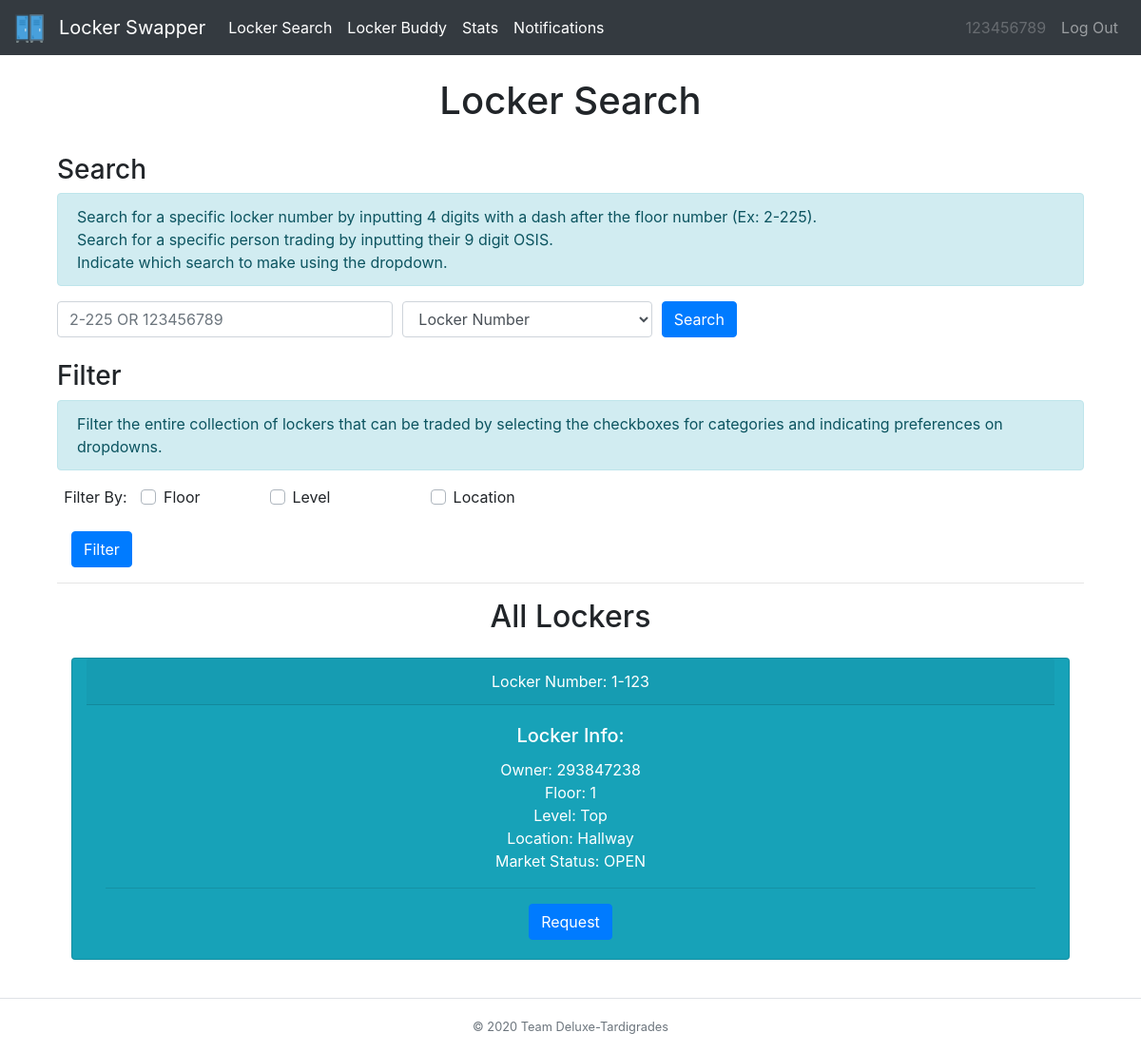
The app's page /locker (signed in) with its own data.
### tables this page shows
CREATE TABLE transaction_tbl (locker INT, recipient INT, sender INT, status INT, request TEXT, floor INT);

CREATE TABLE locker_tbl (locker INT, owner TEXT, combo TEXT, floor INT, level INT, location TEXT, status TEXT);

### __init__.py (the view)
@app.route("/locker")
@login_required
def locker():
    user = session['osis']
    all = db_manager.tradeableLockers()
    to = db_manager.getTransactionTo(session["osis"])
    sender = db_manager.getTransactionFrom(session["osis"])
    return render_template("locker.html",user=user,all=all,results=[],to=to,sender=sender,heading="Locker Search")

### __init__.py (called while the page is built)
def login_required(f):
    @wraps(f)
    def dec(*args, **kwargs):
        if 'osis' in session:
            return f(*args, **kwargs)
        flash('You must be logged in to view this page!', 'danger')
        return redirect('/')
    return dec

### db_builder.py (called while the page is built)
def exec(cmd):
    db = sqlite3.connect(DB_FILE)
    c = db.cursor()
    output = c.execute(cmd)
    db.commit()
    return output

def execmany(cmd, inputs):
    db = sqlite3.connect(DB_FILE)
    c = db.cursor()
    output = c.execute(cmd, inputs)
    db.commit()
    return output

### db_manager.py (called while the page is built)
def getTransactionFrom(osis):
    q="SELECT recipient FROM transaction_tbl WHERE sender=? AND status = ?"
    inputs = (osis,1)
    data = execmany(q,inputs).fetchall()
    info=[]
    if data is None:
        return info
    for value in data:
        info.append(value[0])
    filtered = [x for x in info if x != '']
    return filtered

def getTransactionTo(osis):
    q="SELECT sender FROM transaction_tbl WHERE recipient=? AND status=?"
    inputs = (osis,1)
    data = execmany(q,inputs).fetchall()
    info=[]
    if data is None:
        return info
    for value in data:
        info.append(value[0])
    return info

def tradeableLockers():
    q = "SELECT * FROM transaction_tbl WHERE status=1 AND request='L' AND recipient=''"
    data = exec(q).fetchall()
    dataDict = {}
    for i in data:
        q = "SELECT * from locker_tbl WHERE locker=? AND status='TRADING'"
        inputs = (i[0],)
        data = execmany(q, inputs).fetchone()
        info=[]
        for value in data:
            info.append(value)
        dataDict[i] = info
    return dataDict

### templates/locker.html (shortened to what this page needs)
{% extends "base.html" %}
{% block body %}
<div class="container">
  <h3>Search</h3>
  <div class="alert alert-info" role="alert">
     Search for a specific locker number by inputting 4 digits with a dash after the floor number (Ex: 2-225).<br>
      Search for a specific person trading by inputting their 9 digit OSIS.<br>
      Indicate which search to make using the dropdown.
  </div>
  <div>
    <form action="/lSearch" method="post">
      <div class="form-row">
        <div class="form group col-md-4">
          <input id="query" class="form-control mr-sm-2" type="text" name="query" placeholder="2-225 OR 123456789"><br>
        </div>
        <div class="form group col-md-3">
          <select id="searchBy" class="form-control" name="searchBy">
            <option>Locker Number</option>
          </select>
        </div>
        <div class="form-group col-md-1">
          <button class="btn btn-primary" type="submit">Search</button>
        </div>
      </div>
    </form>
  </div>
  <h3>Filter</h3>
  <div class="alert alert-info" role="alert">
    Filter the entire collection of lockers that can be traded by selecting the checkboxes for categories and indicating preferences on dropdowns.
  </div>
  <div>
    <form action="/lFilter" method="post">
      <div class="form-row text-center">
        <div class="form-group col-md-1">
          <label for="filter">Filter By:  </label>
        </div>
        <div class="form-group col-md-1 custom-control custom-checkbox">
          <label class="custom-control-label" for="floor">Floor</label>
        </div>
        <div class="form-group col-md-2 custom-control custom-checkbox">
          <label class="custom-control-label" for="level">Level</label>
        </div>
        <div class="form-group col-md-2 custom-control custom-checkbox">
          <label class="custom-control-label" for="type">Location</label>
        </div>
      </div>
      <div class="form-group col-md-1">
        <button class="btn btn-primary" type="submit">Filter</button>
      </div>
    </form>
  </div>
  <hr>
  <div class="container">
    {% if results == [] and all != [] %}
    <div class="text-center">
      <h2>All Lockers</h2>
    </div>
    <div class="col-sm-12 col-md-12 col-lg-12 mx-auto">
      {% for key in all %}
      <div class="row">
        <div class="card text-white text-center bg-info my-3 col-md-12">
          <div class="card-header">Locker Number: {{key[5]}}-{{key[0]}}</div>
          <div class="card-body">
            <h5 class="card-title">Locker Info:</h5>
            <p class="card-text">Owner: {{key[2]}} <br> Floor: {{key[5]}} <br>
                               Level: {{all[key][4]}} <br> Location: {{all[key][5]}} <br>
                               Market Status: OPEN </p>
            <hr class="my-3">
            {% if key[2] not in sender and key[2] not in to and all[key][1] != user %}
            <form action="/lRequest" method="post">
            <div>
              <button class="btn btn-primary" type="submit" name="lrequest" value ="{{key[2]}}">Request</button>
            </div>
            </form>
            {% endif %}
          </div>
        </div>
      </div>
      {% endfor %}
    {% endif %}
    </div>
    </div>
  </div>
{% endblock %}

### records on screen
transaction_tbl: floor "1", locker "123", sender "293847238"
locker_tbl: level "Top", location "Hallway"

### other values on screen
{{ user }} "123456789"
{{ heading }} "Locker Search"
